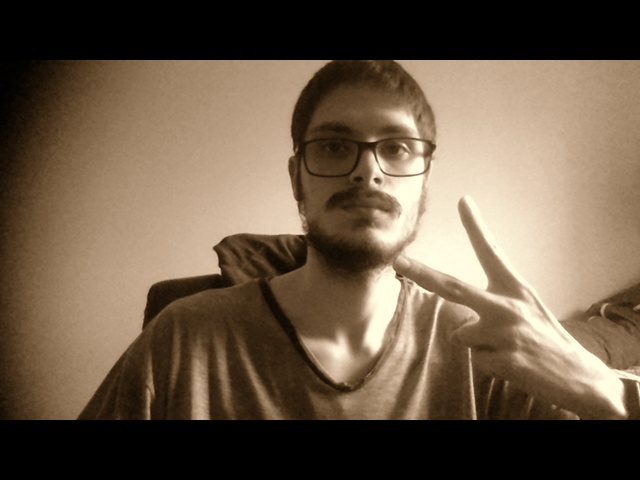
#> input picture images/FuncaoDeEdicao/edited0.jpg, 640 x 480 px
$ python -i segmentador.py   (imports and definitions only)
#> lines starting #> are read from the running program, lines starting #| are printed output that depends on the picture; after the words box and inside, x2 and y2 are one past the last pixel; in counts of white or black regions, pixels touching at a corner belong together
import cv2


def segmentar(image):
#> called with image = 'images/FuncaoDeEdicao/edited0.jpg'
    img = cv2.imread(image)
#> img is the input picture: shape (480, 640, 3); mean B, G, R 72.3, 91, 108.2
    if img is None:
        raise Exception("Erro ao abrir imagem" + str(image))
    img = cv2.cvtColor(img, cv2.COLOR_RGB2GRAY)
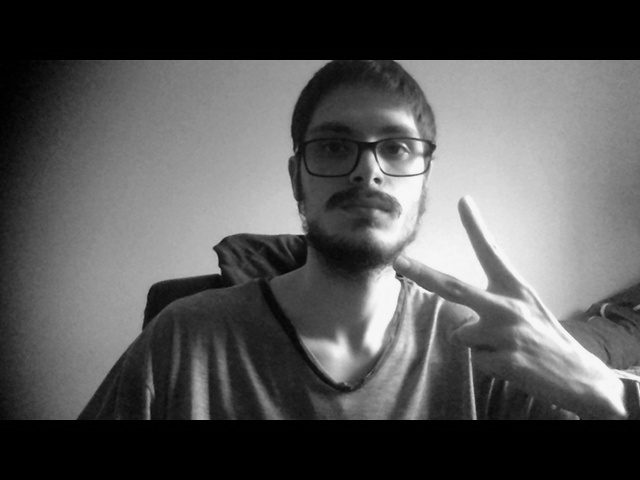
#> img: shape (480, 640); min 0, max 248, mean 87.3
    h = img.shape[0]
#> h = 480
    w = img.shape[1]
#> w = 640
    max_binary_value = 255
    qtd_pixel = h * w
#> qtd_pixel = 307200
    menor_t = 0
    maior_t = 1
    media_maior = 0
    media_menor = 0
    menor_n_cinza = 0
    maior_n_cinza = 0
    menor_loop = False
    dst = None
    sum_ncmaior = 0
    sum_ncmenor = 0
    prev_l = None
    l_now = 255
    qtd_n_cinza_pixel = [0]*256
    qint = 0

    for x in range(h):
        for y in range(w):
            gray_level = img[x][y]
            prev_qtd = qtd_n_cinza_pixel[gray_level]
            sum = prev_qtd + 1
            qtd_n_cinza_pixel[gray_level] = sum
#> after the loop, qtd_n_cinza_pixel = 256 values, max 69882 at index 0, min 0 at index 249, mean 1200

    for i in range(256):
        if qtd_n_cinza_pixel[i] != 0:
            maior_n_cinza = i
        if qtd_n_cinza_pixel[i] != 0 and not menor_loop:
            menor_n_cinza = i
            menor_loop = False
#> after the loop, menor_loop = False; menor_n_cinza = 248

    prev_l = (maior_n_cinza+menor_n_cinza)/2
#> prev_l = 248
    print("Carregando...")
    while (l_now - prev_l) != 0:
        if qint == 0:
            l_now = prev_l

        for x in range(h):
            for y in range(w):
                if img[x][y] <= l_now:
                    menor_t = menor_t + 1
                    sum_ncmenor = sum_ncmenor + img[x][y]
                elif img[x][y] > l_now:
                    maior_t = maior_t + 1
                    sum_ncmaior = sum_ncmaior + img[x][y]

        media_maior = sum_ncmaior/maior_t
        media_menor = sum_ncmenor/menor_t

        prev_l = l_now
        l_now = (media_maior+media_menor)/2

        sum_ncmenor = 0
        sum_ncmaior = 0
        menor_t = 0
        maior_t = 0
        qint = 1
#> this loop made 7 passes
#> (media_maior, media_menor, prev_l) on pass 1: (0, 87.29, 248)
#> (media_maior, media_menor, prev_l) on passes 2 to 7: (134.2, 9.54, 43.65), (150.6, 20.41, 71.87), (157.2, 25.1, 85.49), (159.3, 26.76, 91.14), (160.1, 27.38, 93.05), (160.1, 27.38, 93.74)

    dst = cv2.threshold(img, l_now, max_binary_value,0)
    name = image.split(".")[0]
    final = "{}_segmentada.jpg".format(name)
    cv2.imwrite(final, dst[1])
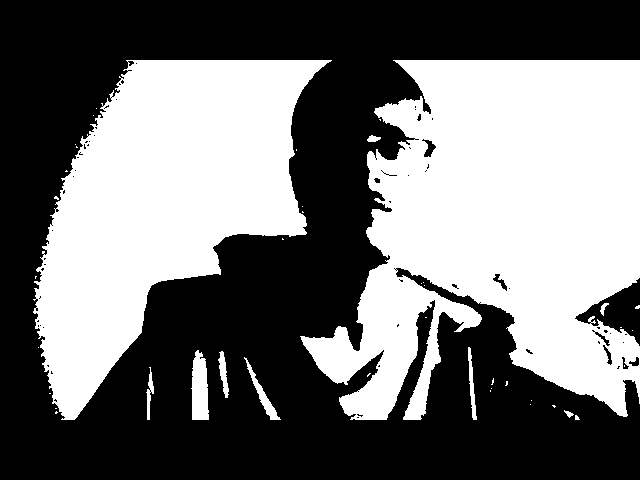
#> saved as edited0_segmentada.jpg: shape (480, 640); 45.1% white; 43 white regions (33 under 20 px), largest, box (x1, y1, x2, y2) and area: (300, 60, 640, 420) 80137, (33, 60, 332, 420) 56133, (191, 350, 209, 420) 992
    return final

>>> result = segmentar('images/FuncaoDeEdicao/edited0.jpg')

$ run again, on images/FuncaoDeEdicao/edited1.jpg
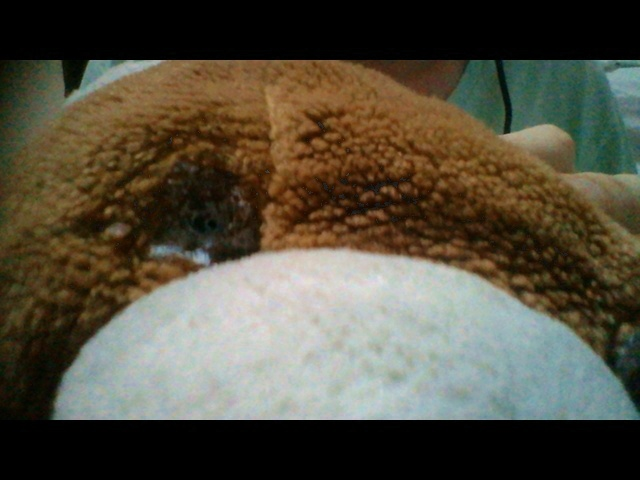
#> input picture images/FuncaoDeEdicao/edited1.jpg, 640 x 480 px
#> in segmentar, img is the input picture: shape (480, 640, 3); mean B, G, R 64.2, 78.9, 84.1
#> in segmentar, `img = cv2.cvtColor(img, cv2.COLOR_RGB2GRAY)`:
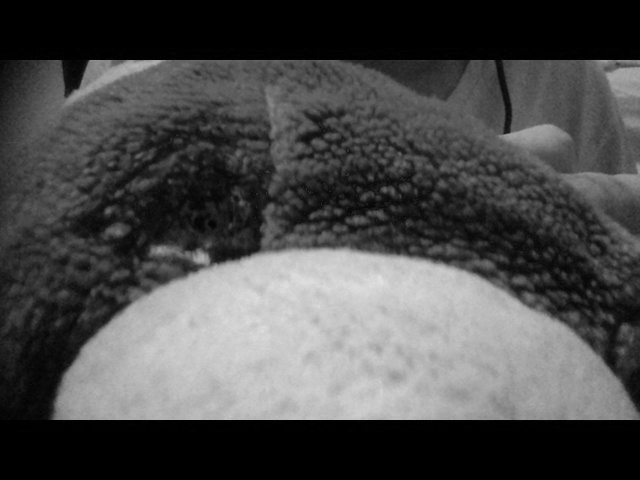
#> img: shape (480, 640); min 0, max 229, mean 75.1
#> after the loop in segmentar, `for x in range(h):`: qtd_n_cinza_pixel = 256 values, max 67147 at index 0, min 0 at index 228, mean 1200
#> after the loop in segmentar, `for i in range(256):`: menor_loop = False; menor_n_cinza = 229
#> the loop in segmentar, `while (l_now - prev_l) != 0:` made 10 passes
#> (media_maior, media_menor, prev_l) on pass 1: (0, 75.1, 229)
#> in segmentar, `cv2.imwrite(final, dst[1])`:
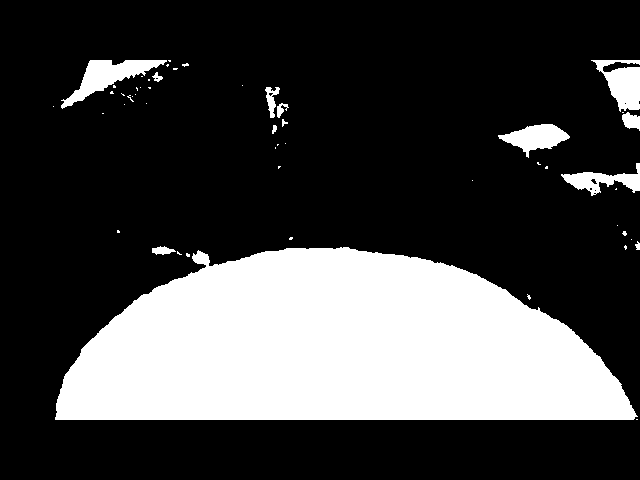
#> saved as edited1_segmentada.jpg: shape (480, 640); 26.7% white; 52 white regions (39 under 20 px), largest, box (x1, y1, x2, y2) and area: (55, 247, 638, 420) 75432, (61, 60, 167, 109) 1776, (591, 60, 640, 112) 1427
